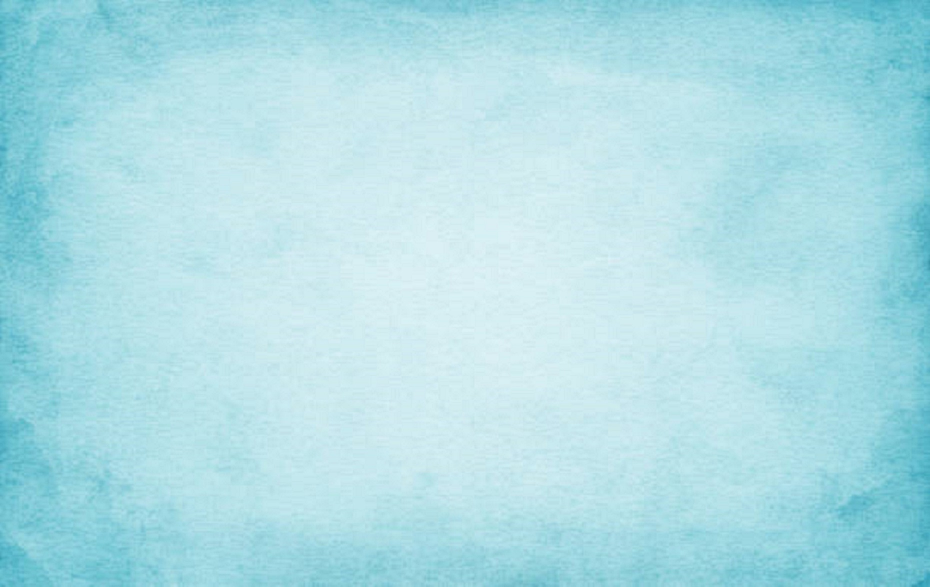
#> input picture vtpip09 major project/de.jpg, 1860 x 1173 px (shown at 1/2 size)
$ python encryption.py 'vtpip09 major project/de.jpg'
#> lines starting #> are read from the running program, lines starting #| are printed output that depends on the picture
"""
Privacy-Preserving Learnable Image Encryption Module
=====================================================
Implements the enhanced SKK scheme with:
  1. Negative-Positive Transformation
  2. Color Channel Shuffling
  3. Statistical Smoothing (Median, Mean, Max, Min filters)

Used to encrypt medical images client-side before
sending to cloud server for DNN training.
"""

import cv2
import numpy as np
import os


# ── STEP 1: Negative-Positive Transformation ─────────────────────────────────
def negative_positive_transform(image):
    """
    Inverts pixel values: new_pixel = 255 - pixel
    Obscures the visual content of the image.
    """
    return cv2.bitwise_not(image)


# ── STEP 2: Color Channel Shuffling ──────────────────────────────────────────
def color_shuffle(image, seed=42):
    """
    Randomly shuffles the RGB color channels of the image.
    E.g. [R,G,B] → [B,R,G] based on a random permutation.
    """
    np.random.seed(seed)
    channels = cv2.split(image)
    indices  = np.random.permutation(len(channels))
    shuffled = [channels[i] for i in indices]
    return cv2.merge(shuffled)


# ── STEP 3: Statistical Smoothing Filters ────────────────────────────────────
def apply_median_filter(image, block_size=8):
    """Fills each block with its median value."""
    result = image.copy()
    h, w   = image.shape[:2]
    for y in range(0, h, block_size):
        for x in range(0, w, block_size):
            block = image[y:y+block_size, x:x+block_size]
            median_val = np.median(block, axis=(0, 1)).astype(np.uint8)
            result[y:y+block_size, x:x+block_size] = median_val
    return result


def apply_mean_filter(image, block_size=8):
    """Fills each block with its mean value."""
    result = image.copy()
    h, w   = image.shape[:2]
    for y in range(0, h, block_size):
        for x in range(0, w, block_size):
            block = image[y:y+block_size, x:x+block_size]
            mean_val = np.mean(block, axis=(0, 1)).astype(np.uint8)
            result[y:y+block_size, x:x+block_size] = mean_val
    return result


def apply_max_filter(image, block_size=8):
    """Fills each block with its maximum value."""
    result = image.copy()
    h, w   = image.shape[:2]
    for y in range(0, h, block_size):
        for x in range(0, w, block_size):
            block = image[y:y+block_size, x:x+block_size]
            max_val = np.max(block, axis=(0, 1)).astype(np.uint8)
            result[y:y+block_size, x:x+block_size] = max_val
    return result


def apply_min_filter(image, block_size=8):
    """Fills each block with its minimum value."""
    result = image.copy()
    h, w   = image.shape[:2]
    for y in range(0, h, block_size):
        for x in range(0, w, block_size):
            block = image[y:y+block_size, x:x+block_size]
            min_val = np.min(block, axis=(0, 1)).astype(np.uint8)
            result[y:y+block_size, x:x+block_size] = min_val
    return result


# ── FULL ENCRYPTION PIPELINE ─────────────────────────────────────────────────
def encrypt_image(image_path, output_dir, filter_type='median', block_size=8):
    """
    Full SKK encryption pipeline:
      1. Negative-positive transformation
      2. Color channel shuffling
      3. Statistical smoothing (chosen filter)

    Returns:
        enc_filename : filename of the encrypted image saved to output_dir
        original_path: path of the original saved image
    """
#> called with image_path = 'vtpip09 major project/de.jpg', output_dir = '.', filter_type = 'median', block_size = 8
    image = cv2.imread(image_path)
#> image is the input picture: shape (1173, 1860, 3); mean B, G, R 229.9, 222, 174.3
    if image is None:
        raise ValueError(f"Could not read image: {image_path}")

    # Resize to 256x256 as required by DNN models
    image = cv2.resize(image, (256, 256))
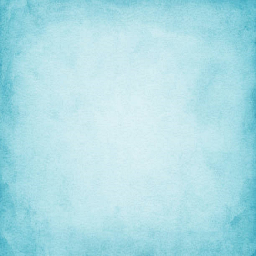
#> image: shape (256, 256, 3); mean B, G, R 229.8, 221.9, 174.2

    # Save original
    base_name   = os.path.splitext(os.path.basename(image_path))[0]
    orig_name   = f"orig_{base_name}.png"
    orig_path   = os.path.join(output_dir, orig_name)
    cv2.imwrite(orig_path, image)

    # Step 1: Negative-Positive Transform
    enc = negative_positive_transform(image)
#> in negative_positive_transform, `return cv2.bitwise_not(image)`:
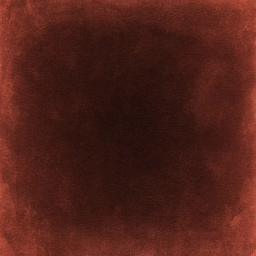
#> returned value: shape (256, 256, 3); mean of channels 0, 1, 2 25.2, 33.1, 80.8; drawn as B, G, R

    # Step 2: Color Shuffle
    enc = color_shuffle(enc)
#> in color_shuffle, `indices  = np.random.permutation(len(channels))`: indices = [0, 1, 2]
#> in color_shuffle, `shuffled = [channels[i] for i in indices]`: shuffled = 3 items

    # Step 3: Statistical Smoothing
    filters = {
        'median': apply_median_filter,
        'mean'  : apply_mean_filter,
        'max'   : apply_max_filter,
        'min'   : apply_min_filter,
    }
    smooth_fn = filters.get(filter_type, apply_median_filter)
    enc = smooth_fn(enc, block_size)

    # Save encrypted image
    enc_name = f"enc_{base_name}.png"
    enc_path = os.path.join(output_dir, enc_name)
    cv2.imwrite(enc_path, enc)

    print(f"[ENCRYPTION] Original  → {orig_path}")
    print(f"[ENCRYPTION] Encrypted → {enc_path}")

    return enc_name, orig_path


# ── QUICK TEST ────────────────────────────────────────────────────────────────
if __name__ == '__main__':
    import sys
    if len(sys.argv) > 1:
        enc, orig = encrypt_image(sys.argv[1], '.', filter_type='median')
        print(f"Done! Encrypted: {enc}")
    else:
        print("Usage: python encryption.py <image_path>")
